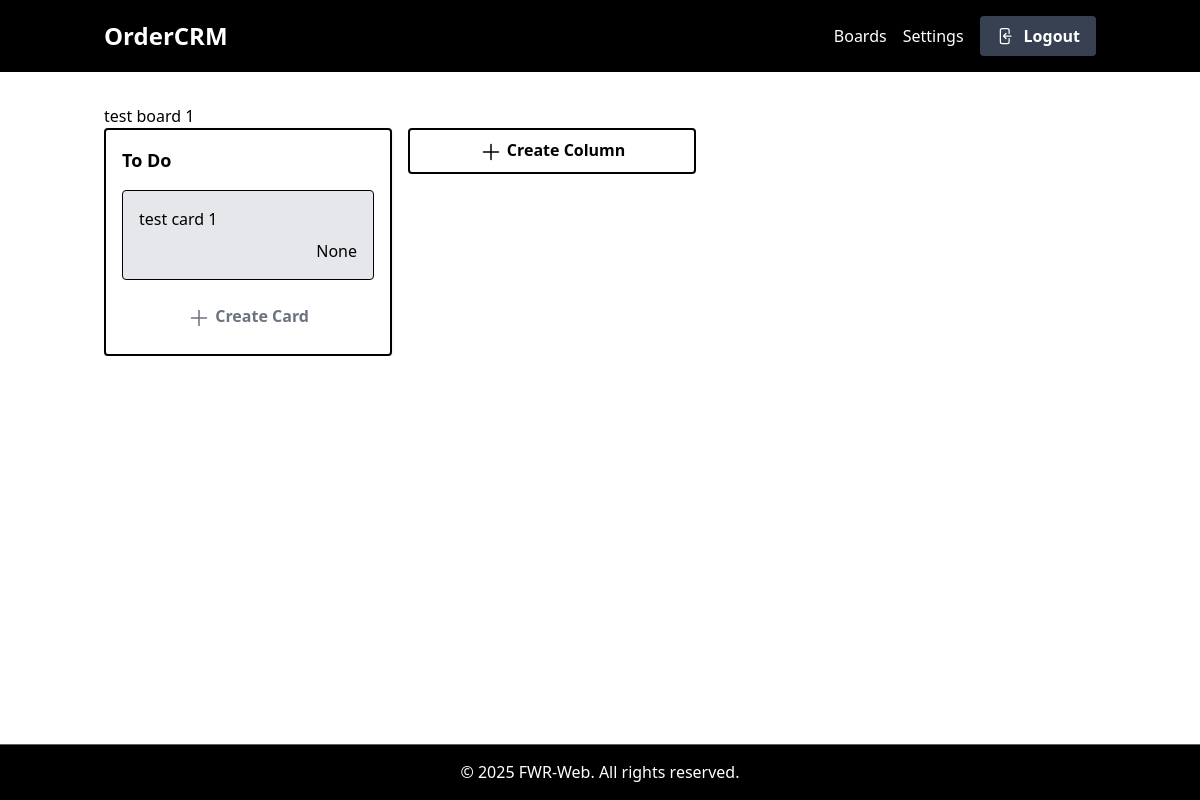
Before: /boards/1/ (signed in) with the older database file.
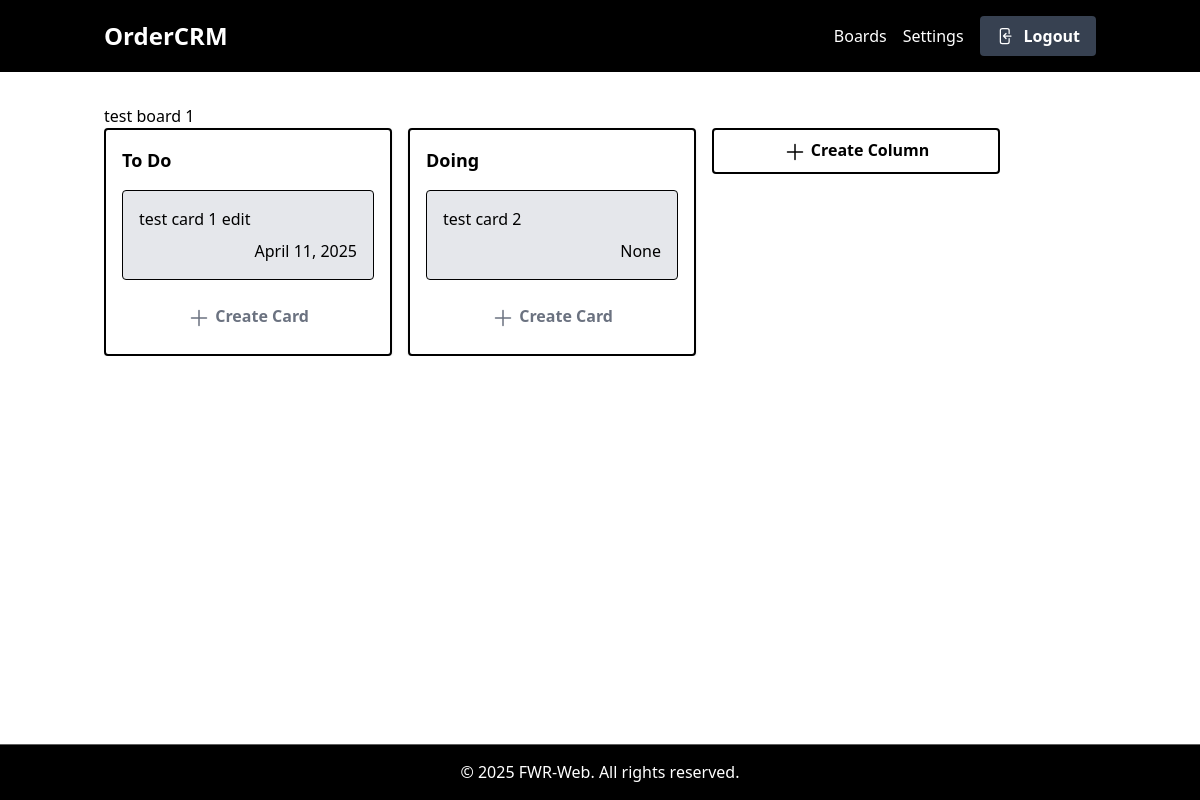
After: the same page with the newer database file.
### boards/models.py (models this page shows, shortened)
class TimeStampedModel(models.Model):
    created = models.DateTimeField(auto_now_add=True)
    modified = models.DateTimeField(auto_now=True)
    class Meta:
        abstract = True

class Board(TimeStampedModel):
    title = models.CharField(max_length=128)
    owner = models.ForeignKey(User, on_delete=models.CASCADE)
    order = models.IntegerField(null=True, blank=True)

class Column(TimeStampedModel):
    board = models.ForeignKey(Board, on_delete=models.CASCADE, related_name="columns")
    title = models.CharField(max_length=64)
    order = models.IntegerField(null=True, blank=True)

class Card(TimeStampedModel):
    column = models.ForeignKey(Column, on_delete=models.CASCADE, related_name="cards")
    title = models.CharField(max_length=128)
    description = models.TextField(blank=True)
    due_date = models.DateField(null=True, blank=True)
    labels = models.ManyToManyField(Label, related_name="cards", blank=True)
    order = models.IntegerField(null=True, blank=True)
    archived = models.BooleanField(default=False)
    cover = models.ImageField(null=True, blank=True)

### boards/views.py (the view, shortened to what this page needs)
# urls.py: path('<int:pk>/', BoardDetailView.as_view(), name='board_detail'),
@method_decorator(login_required(login_url=reverse_lazy('login')), name='dispatch', )
class BoardDetailView(DetailView):
    template_name = "boards/board_detail.html"
    model = Board

### boards/templates/boards/board_detail.html (shortened to what this page needs)
{% extends "boards/base.html" %}
{% block content %}
<div class="overflow-x-scroll" x-data="BoardApp()">
    <h1>{{ object.title }}</h1>
    <div class="flex min-w-max gap-4 items-start">
            {% for column in object.columns.all %}
                <div class="bg-white rounded shadow p-4 w-72 border-2 border-black">
                    <h2 class="font-bold text-lg mb-4">{{ column.title }}</h2>
                    <div class="space-y-4">
                        <div class="space-y-4 min-h-4"
                            @dragover.prevent
                            @drop="moveTask(event, {{ column.pk }})">
                            {% for card in column.cards.all %}
                                {% include "boards/partial/task_card.html" with object=card %}
                            {% endfor %}
                        </div>
                    </div>
                    {% include "boards/partial/create_card_form.html" with column=column %}
                </div>
            {% endfor %}
            {% include "boards/partial/create_column_form.html" %}
        </div>
    </div>
{% endblock %}

### boards/templates/boards/base.html
{% extends "master.html" %}
{% block body %}
    {% include "boards/partial/nav.html" %}
    <main class="flex-grow container mx-auto px-4 py-8 bg-white">
        {% block content %}{% endblock %}
    </main>
    <footer class="bg-black py-4 sticky top-[100vh]">
        <div class="container mx-auto px-4 text-center text-white">
            <p>© 2025 FWR-Web. All rights reserved.</p>
        </div>
    </footer>
    </body>
{% endblock %}

### templates/master.html (shortened to what this page needs)
<!DOCTYPE html>
<html lang="en" class="min-h-screen">
<head>
    <script src="https://cdn.tailwindcss.com"></script>
</head>
<body class="min-h-screen">
    {% block body %}
    {% endblock %}
</body>
</html>

### boards/templates/boards/partial/nav.html (shortened to what this page needs)
<nav class="bg-black py-4">
    <div class="container mx-auto px-4 flex justify-between items-center">
        <h1 class="text-2xl font-bold text-white">OrderCRM</h1>
        <div class="flex items-center space-x-4">
            <ul class="flex space-x-4">
                <li><a href="/boards" class="text-white hover:text-gray-400">Boards</a></li>
                <li><a href="/boards/admin_page" class="text-white hover:text-gray-400">Settings</a></li>
            </ul>
            <a href="{% url "logout" %}"
               class="flex items-center bg-gray-700 hover:bg-gray-800 text-white font-semibold py-2 px-4 rounded">
                <form action="{% url 'logout' %}" method="post">
                    <button type="submit">Logout</button>
                </form>
            </a>
        </div>
    </div>
</nav>

### boards/templates/boards/partial/task_card.html
<div class="bg-gray-200 rounded p-4 border border-black flex flex-col justify-between"
         draggable="true"
         @dragstart="startDrag(event, {{ card.pk }}, {{ card.column.pk }})"
         @dragend="endDrag()">
    <div>
        <a href="{% url 'card_detail' pk=card.pk board_id=card.column.board.pk %}">
            {{ object.title }}
        </a>
        <div class="flex justify-end space-x-2 mt-2">
            {{ object.due_date}}
        </div>
    </div>
</div>

### boards/templates/boards/partial/create_card_form.html (shortened to what this page needs)
<div class="mt-4" x-data="{ showCardForm: false }">
    <template x-if="!showCardForm">
        <button @click="showCardForm = true"
                class="bg-white text-gray-500 font-bold py-2 px-4 rounded hover:bg-gray-100 transition duration-150 w-full">
            <svg xmlns="http://www.w3.org/2000/svg" fill="none" viewBox="0 0 24 24"
                 stroke-width="1.5" stroke="currentColor" class="inline size-6">
                <path stroke-linecap="round" stroke-linejoin="round" d="M12 4.5v15m7.5-7.5h-15"/>
            </svg>
            Create Card
        </button>
    </template>
</div>

### boards/templates/boards/partial/create_column_form.html (shortened to what this page needs)
<form method="post" class="w-72" x-data="{ addColumn: false }">
    <template x-if="!addColumn">
        <button @click="addColumn = true"
                class="border-2 border-black bg-white text-black font-bold py-2 px-4 rounded hover:bg-gray-100 transition duration-150 w-full">
            <svg xmlns="http://www.w3.org/2000/svg" fill="none" viewBox="0 0 24 24" stroke-width="1.5"
                 stroke="currentColor" class="inline size-6">
                <path stroke-linecap="round" stroke-linejoin="round" d="M12 4.5v15m7.5-7.5h-15"/>
            </svg>
            Create Column
        </button>
    </template>
</form>

Changed rows visible on the page:
changed Card: title "test card 1" → "test card 1 edit"; due_date "None" → "April 11, 2025"
added Column: title "Doing"
added Card: title "test card 2", due_date "None", shown under "Doing"
